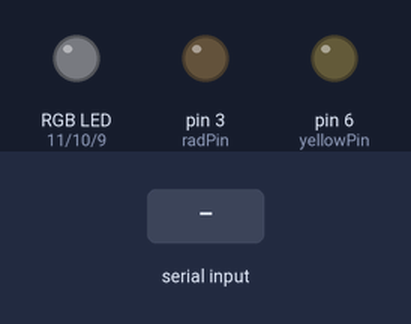
Simulated run of this sketch. Board: Arduino Uno, built with avr-gcc and run on an emulated ATmega328P. On the bench: an RGB LED mixed from three pins (HIGH = lit), output pins drawn as LEDs (lit = HIGH). Inputs (shaded band) come from the test bench. Dim RGB values are drawn brighter than linear.

Above: at 1.2 s.
1.3 s: "1,90\n" received over Serial
At 2.2 s:
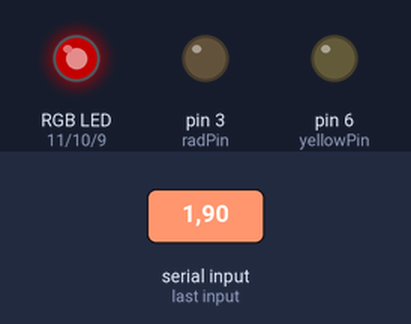
Timing chart, 0 to 4.3 s (numbered marks = the images above; inputs shaded):
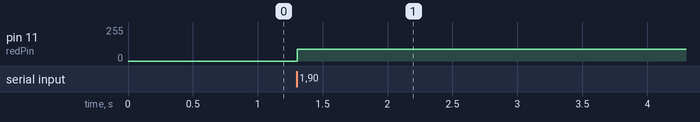

Measured:
- after the input at 1.3 s, pin 11 (redPin): 0/255 → 90/255 at once

The sketch:

Radmeter.ino
```cpp
// pins for the LEDs:
const int redPin = 11;
const int greenPin = 10;
const int bluePin = 9;
const int yellowPin = 6;
const int radPin = 3;

void setup() {
  // initialize serial:
  Serial.begin(9600);
  // make the pins outputs:
  pinMode(redPin, OUTPUT);
  pinMode(greenPin, OUTPUT);
  pinMode(bluePin, OUTPUT);
  pinMode(yellowPin, OUTPUT);
  pinMode(radPin, OUTPUT);

}

void loop() {
  // if there's any serial available, read it:
  while (Serial.available() > 0) {

    // look for the next valid integer in the incoming serial stream:
    int outPin = Serial.parseInt();
    int outVal = Serial.parseInt();

    // look for the newline. That's the end of your sentence:
    if (Serial.read() == '\n') {

      // fade the red, green, and blue legs of the LED:
      if(outPin == 1){
        analogWrite(redPin, outVal);
      }

      if (outPin == 2){
        analogWrite(greenPin, outVal);
      }
      if (outPin == 3) {
        analogWrite(bluePin, outVal);
      }

      if (outPin == 4) {
        analogWrite(yellowPin, outVal);
      }

      if (outPin == 5) {
        analogWrite(radPin, outVal);
      }
    }
  }
}
```
